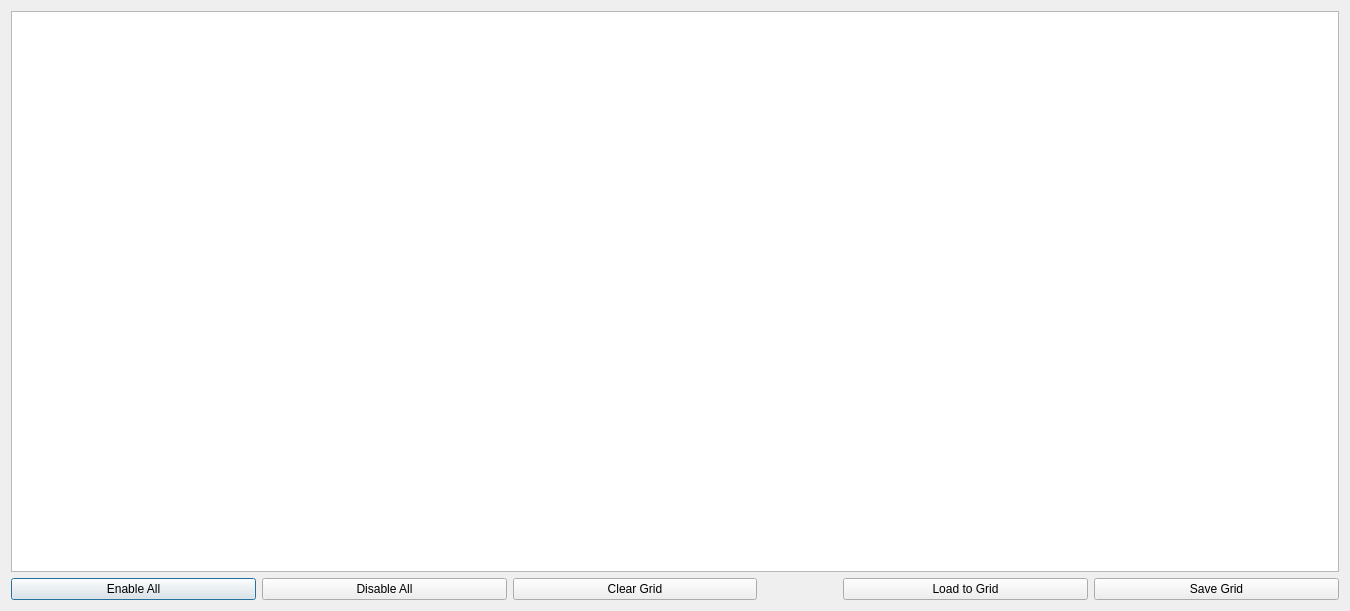
<?xml version="1.0" encoding="UTF-8"?>
<ui version="4.0">
 <class>FrameSenderWindow</class>
 <widget class="QDialog" name="FrameSenderWindow">
  <property name="geometry">
   <rect>
    <x>0</x>
    <y>0</y>
    <width>1350</width>
    <height>611</height>
   </rect>
  </property>
  <property name="windowTitle">
   <string>Frame Sender</string>
  </property>
  <layout class="QVBoxLayout" name="verticalLayout">
   <item>
    <widget class="QTableWidget" name="tableSender">
     <property name="alternatingRowColors">
      <bool>true</bool>
     </property>
    </widget>
   </item>
   <item>
    <layout class="QHBoxLayout" name="horizontalLayout">
     <item>
      <widget class="QPushButton" name="btnEnableAll">
       <property name="text">
        <string>Enable All</string>
       </property>
      </widget>
     </item>
     <item>
      <widget class="QPushButton" name="btnDisableAll">
       <property name="text">
        <string>Disable All</string>
       </property>
      </widget>
     </item>
     <item>
      <widget class="QPushButton" name="btnClearGrid">
       <property name="text">
        <string>Clear Grid</string>
       </property>
      </widget>
     </item>
     <item>
      <spacer name="horizontalSpacer">
       <property name="orientation">
        <enum>Qt::Horizontal</enum>
       </property>
       <property name="sizeType">
        <enum>QSizePolicy::Fixed</enum>
       </property>
       <property name="sizeHint" stdset="0">
        <size>
         <width>80</width>
         <height>20</height>
        </size>
       </property>
      </spacer>
     </item>
     <item>
      <widget class="QPushButton" name="btnLoadGrid">
       <property name="text">
        <string>Load to Grid</string>
       </property>
      </widget>
     </item>
     <item>
      <widget class="QPushButton" name="btnSaveGrid">
       <property name="text">
        <string>Save Grid</string>
       </property>
      </widget>
     </item>
    </layout>
   </item>
  </layout>
 </widget>
 <resources/>
 <connections/>
</ui>
